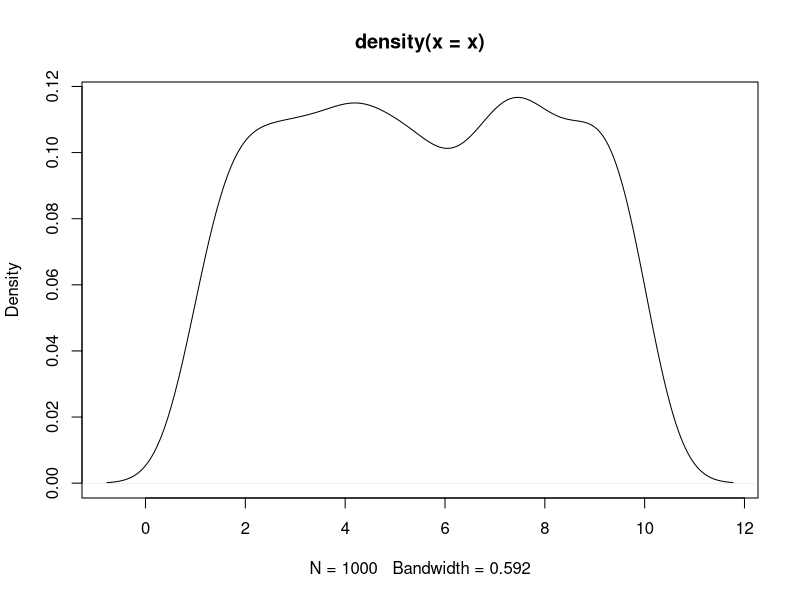
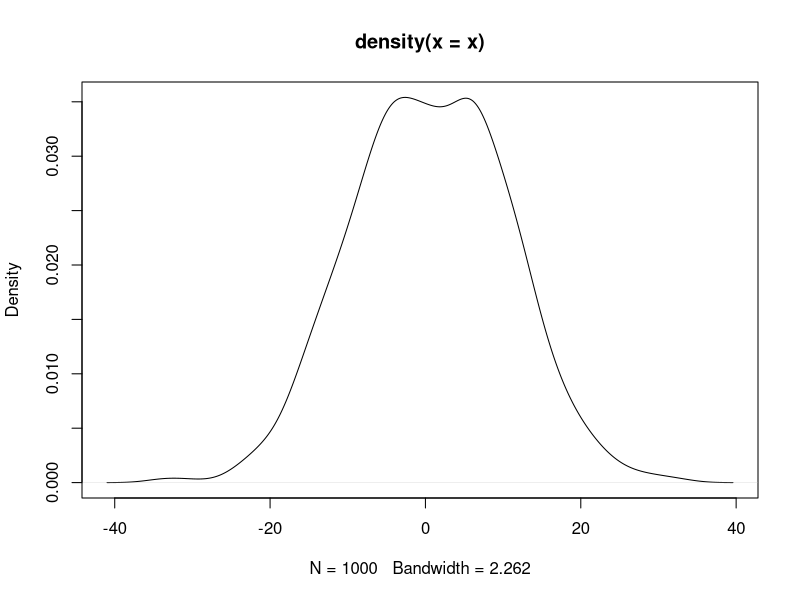
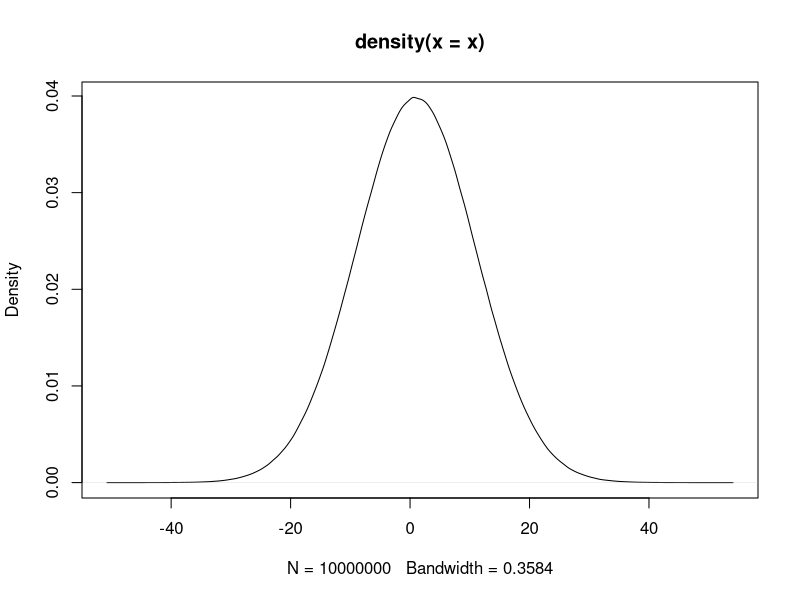

Here is the R script that generated these plots, in order:
## ---- chunk 1
income <- c(70100, 51300, 51100, 48400, 47600, 43000)
county <- c("台北", "新北", "桃園", "高雄", "台中", "台南")
population <- c(2.6, 3.9, 2.2, 2.7, 2.8, 1.8)
area <- c(271.8, 2052.5, 1221, 2951.9, 2214.9, 2191.7)
## ---- chunk 2
a <- seq(11, 99, 11)
a
b <- 11:20
b
## ---- chunk 3
x <- runif(1000, 1, 10) # uniform dist, n=1000
plot(density(x))
x <- rnorm(1000, 1, 10) # uniform dist, n=1000
plot(density(x))
x <- rnorm(10000000, 1, 10) # normal dist, n=1000
plot(density(x))
## ---- chunk 4
county
income
head(county)
tail(county)
length(county)
## ---- chunk 5
county
county[c(5, 3, 1)] # how about country[c(1, 3, 5)]
county[3:6] # is it equal to country[c(3, 4, 5, 6)]
a <- 11:19
a[3:length(a)]
a[length(a):3]
## ---- chunk 6
b <- 11:20
b[-(3:5)]
b[-c(1, 3, 5)]
b
## ---- chunk 7
b <- b[-(3:5)]
b

a <- seq(11, 99, 11)
a <- a[-c(1, 3, 5)]
a

## ---- chunk 8
a <- 1:10
a <- c(a, 11)
a
b
a <- c(a, b)
a
a <- c(a, a, b)
a
## ---- chunk 9
a <- 11:19
a + 3
a / 2

a %% 2
a %/% 2
a %% 2== 0
a %% 2 != 0
a[a%% 2 == 0]
a[a%%2 != 0]
a <- a %% 2 	# modular arithmetic, get the reminder
a <- a %/% 2 	# Quotient

## ---- chunk 10
a %% 2 == 0 	# deteting odd/even number
a %% 2 != 0
a[a%%2==0]
a > b
income > mean(income)

TRUE == T 		# == equal to,
TRUE != F    	# != Not equal to

any(a>11) # is there any element larger than 1
all(a>11) # are all elements larger than 1

## ---- chunk 11
a <- seq(11, 55, 11)
a[which(a%%2==1)]
which(a%%2==1)
## ---- chunk 12
a[c(T, F, T, F, T)]
a[a%%2==1]
a%%2                
a%%2==1
a <- c("你好","你好棒棒","你好棒","你真的好棒")
a[nchar(a)>3]
## ---- chunk 13
x <- c(33, 55, 22, 13, 4, 24)
sort(x)
x <- sort(x) # assign to replace original x
order(x) 
x[order(x)]
## ---- chunk 14
a <- 11:19
min(a); max(a); mean(a); median(a); sd(a)
log2(a)
log1p(a)
?log1p
## ---- chunk 15
mode(county)				# character
mode(income)					# numeric
mode(income > mean(income))	# logical

testing <- c("26.142", "12.008", "7.032", "13.646", "4.589")
mode(testing)				# character

## ---- chunk 16
income.c <- as.character(income)
population.c <- as.numeric(population)

a <- seq(11, 99, 11)
a <- c(a, "100")

a <- seq(11, 99, 11)
sum(a%%2==1)

